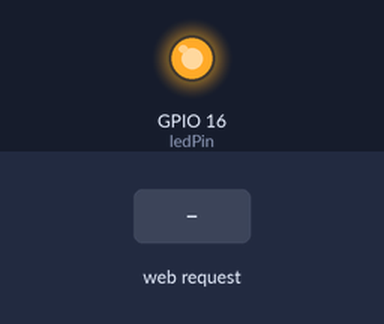
This sketch was run on a simulated ESP8266 (NodeMCU). On the bench: output pins drawn as LEDs (lit = HIGH). Inputs (shaded band) come from the test bench. WiFi joins after 1.5 s; servers stay silent unless stated; what the sketch prints to the serial monitor is not drawn.

Above: at 2.7 s.
2.8 s: HTTP request GET /LED=ON received
At 3.6 s:
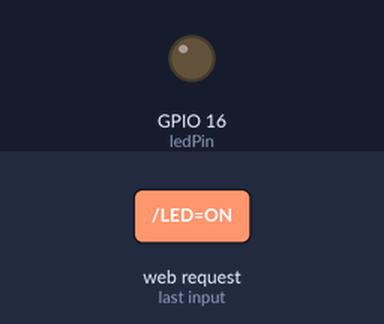
4.3 s: HTTP request GET /LED=OFF received
At 4.8 s:
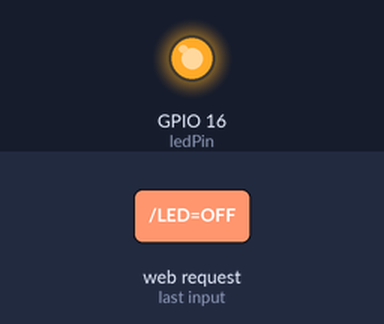
Timing chart, 0 to 7.3 s (numbered marks = the images above; inputs shaded):
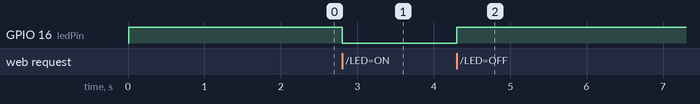

Measured:
- after the input at 2.8 s, GPIO 16 (ledPin): HIGH → LOW at once
- after the input at 4.3 s, GPIO 16 (ledPin): LOW → HIGH at once

The sketch:

ESP8266_IOT_Chrome_ready_ON-OFF_switch.ino
```cpp
//http://your-ip/LED=ON to turn ON led
//http://your-ip/LED=OFF to turn OFF led
//** your-ip get from Serial port


const char* ssid = "your-wifi-name";  //change this line with your Wifi Name
const char* password = "your-password";  //change this line with your Wifi Password
int ledPin = 16; // GPIO16 of NodeMCU


#include <ESP8266WiFi.h>

WiFiServer server(80);

void setup() {
  Serial.begin(115200);
  delay(10);

  pinMode(ledPin, OUTPUT);
  digitalWrite(ledPin, HIGH);

  // Connect to WiFi network
  Serial.println();
  Serial.println();
  Serial.print("Connecting to ");
  Serial.println(ssid);

  WiFi.begin(ssid, password);

  while (WiFi.status() != WL_CONNECTED) {
    delay(500);
    Serial.print(".");
  }
  Serial.println("");
  Serial.println("WiFi connected");

  // Start the server
  server.begin();
  Serial.println("Server started");

  // Print the IP address
  Serial.print("Use this URL to connect: ");
  Serial.print("http://");
  Serial.print(WiFi.localIP());
  Serial.println("/");

}

void loop() {
  // Check if a client has connected
  WiFiClient client = server.available();
  if (!client) {
    return;
  }

  Serial.println("new client");
  while(!client.available()){
    delay(1);
  }

  String request = client.readStringUntil('\r');
  Serial.println(request);
  client.flush();

  int value = LOW;
  if (request.indexOf("/LED=ON") != -1)  {
    digitalWrite(ledPin, LOW);
    value = HIGH;
  }
  if (request.indexOf("/LED=OFF") != -1)  {
    digitalWrite(ledPin, HIGH);
    value = LOW;
  }

  client.println("HTTP/1.1 200 OK");
  client.println("Content-Type: text/html");
  client.println(""); //  do not forget this one
  client.println("<!DOCTYPE HTML>");
  client.println("<html>");

  client.print("Led is now: ");

  if(value == HIGH) {
    client.print("On");
  } else {
    client.print("Off");
  }
  client.println("<br><br>");
  client.println("<a href=\"/LED=ON\"\"><button>On </button></a>");
  client.println("<a href=\"/LED=OFF\"\"><button>Off </button></a><br />");
  client.println("</html>");

  delay(1);
  Serial.println("Client disonnected");
  Serial.println("");

}
```
